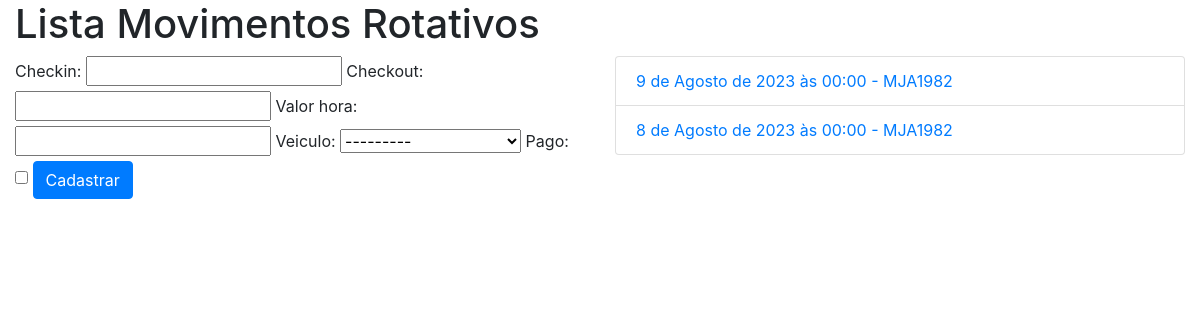
Screenshot of /mov-rot/ with the database file from the repository.
### core/models.py (models this page shows, shortened)
class MovRotativo(models.Model):
    checkin = models.DateTimeField(auto_now=False)
    checkout = models.DateTimeField(auto_now=False, null=True, blank=True)
    valor_hora = models.DecimalField(max_digits=5,decimal_places=2)
    veiculo = models.ForeignKey(Veiculo, on_delete=models.CASCADE)
    pago = models.BooleanField(default=False)

class Veiculo(models.Model):
    marca = models.ForeignKey(Marca, on_delete=models.DO_NOTHING)
    proprietario = models.ForeignKey(Pessoa, on_delete=models.CASCADE)
    placa = models.CharField(max_length=7)
    cor = models.CharField(max_length=15)
    observacoes = models.TextField()
    def __str__(self):
        return self.marca.nome + ' - ' + self.placa

### core/views.py (the view)
# urls.py: path('mov-rot/', lista_movrotativos, name='core_lista_movrotativos'),
def lista_movrotativos(request):
    mov_rot = MovRotativo.objects.all()
    form = MovRotativoForm()
    data = {'mov_rot':mov_rot, 'form':form}
    return render(
        request, 'core/lista_movrotativos.html', data) ## pasta template/core do dir core

### core/forms.py
class MovRotativoForm(ModelForm):
    class Meta:
        model = MovRotativo
        fields = '__all__'

### core/templates/core/lista_movrotativos.html (shortened to what this page needs)
{% extends "base.html" %}
{% load bootstrap %}
{% block main %}
<div class="row">
    <div class="col-12">
        <h1>Lista Movimentos Rotativos</h1>
    </div>
</div>
<div class="row">
    <div class="col-6">
        <form action="{% url 'core_movrotativo_novo' %}" method="POST">
            {{ form|bootstrap }}
            <button type="submit" class="btn btn-primary">Cadastrar</button>
        </form>
    </div>
    <div class="col-6">
        <ul class="list-group">
            {% for mov in mov_rot %}
                <li class="list-group-item">
                    <a href="{% url 'core_movrotativo_update' mov.id %}"> {{ mov.checkin }} - {{ mov.veiculo.placa }} </a>
                </li>
            {% endfor %}
        </ul>
    </div>
</div>
{% endblock %}

### rows the page displays
MovRotativo: checkin "9 de Agosto de 2023 às 00:00", veiculo.placa "MJA1982"
MovRotativo: checkin "8 de Agosto de 2023 às 00:00", veiculo.placa "MJA1982"
